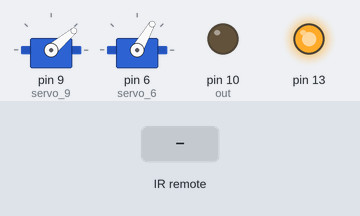
Bench run of a sketch on a simulated Arduino Uno, built with avr-gcc and run on an emulated ATmega328P. Shown: 2 × servo, output pins drawn as LEDs (lit = HIGH). Inputs (shaded band) come from the test bench.

Above: at 1.25 s.
1.3 s: infrared code 0xFF02FD received
At 1.6 s:
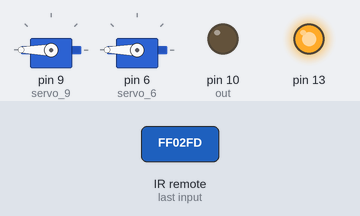
2.8 s: infrared code 0xFFA25D received
At 3.1 s:
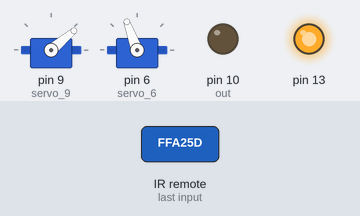
At 3.45 s:
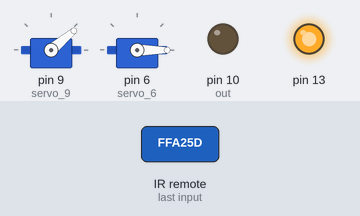
Timing chart, 0 to 11.8 s (numbered marks = the images above; inputs shaded):
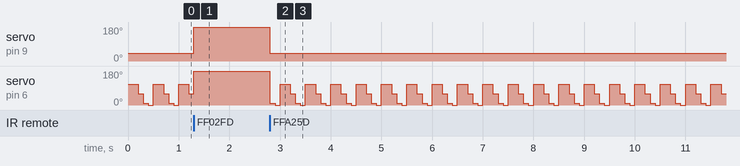

Measured:
- after the input at 1.3 s, servo on pin 9 (servo_9): 40° → 180° at once
- after the input at 2.8 s, servo on pin 9 (servo_9): 180° → 40° at once; servo on pin 6 (servo_6): 180° → 10° at once, then repeats every 0.50 s: 0° 0.10 s, 110° 0.20 s, 60° 0.10 s, 10° 0.10 s

The sketch:

jason_box.ino
```cpp
/*
 * Jason's Box of Death
 * by Tanner Hornsby
 */
//including neccesary libraries
#include <Servo.h>
#define SerialMonitor
#include <IRremote.h>

int RECV_PIN = 7;
IRrecv irrecv(RECV_PIN);
decode_results results;

unsigned long openUp = 0xFF02FD;
unsigned long closeDown = 0xFFA25D;

//button variables
const int buttonPin = 2;    // the number of the pushbutton pin
bool button = LOW;


const int out=10;
const int in=11;
int pos = 90;
unsigned long currentMillis = 0;
//servo time variables
int servoPosition = 110;     // the current angle of the servo - starting at 45.
int servoFastInterval = 0;
int servoInterval = 100; // initial millisecs between servo moves
int servoDegrees = 50;       // amount servo moves at each step
                            //    will be changed to negative value for movement in the other direction
unsigned long previousServoMillis = 0;
unsigned long int previousTopMillis = 0;
unsigned long int intervalLong = 500;
unsigned long int intervalTotal= 700;
unsigned long int interval;
unsigned long int previousClosedTopMillis = 0;

Servo servo_9;
Servo servo_6;

void setup()
{
   Serial.begin(9600);

  pinMode(buttonPin, INPUT);

  // set initial LED state
  pinMode(13, OUTPUT);
  digitalWrite(13, HIGH);

  pinMode(out,OUTPUT);
  pinMode(in,INPUT);

  irrecv.enableIRIn(); // Start the receiver

  //servo
  servo_9.attach(9);
  servo_6.attach(6);
  servo_6.write(110);
  servo_9.write(45);
}

void loop() {

  currentMillis = millis();
  interval = currentMillis - previousTopMillis;
  //debounceButton();
  //button = digitalRead(buttonPin);
  boxTop();
  protector(button);

  if (irrecv.decode(&results)) {
   // Serial.println(results.value, HEX);
    if(results.value == openUp ) {
      button = HIGH;
    }
    if(results.value == closeDown) {
      button = LOW;
    }

    irrecv.resume(); // Receive the next value
  }
}
void boxTop() {

    if(button == HIGH) {
      servo_9.write(180);
    }else{
      servo_9.write(40);
    }
 }
void protector(bool check) {
  if(check == LOW) {
    if (currentMillis - previousServoMillis >= servoInterval) {
     servo_6.write(servoPosition);
     servoPosition -= servoDegrees;


     if(servoPosition >=360 || servoPosition < -90) {
      servoPosition = 110;
      servo_6.write(servoPosition);
     }


     previousServoMillis += servoInterval;
    }
  }
  else {
    servo_6.write(180);
  }
}
```
